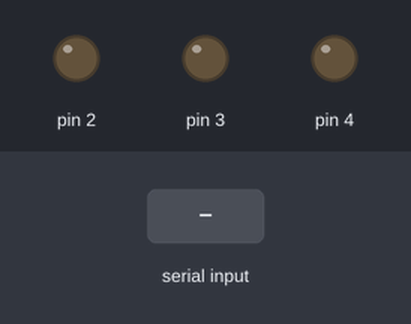
This sketch was run on a simulated Arduino Uno, built with avr-gcc and run on an emulated ATmega328P. Parts: output pins drawn as LEDs (lit = HIGH). The inputs (shaded band) are chosen by the test bench.

Above: at 1.2 s.
1.3 s: "1" received over Serial
At 2.4 s:
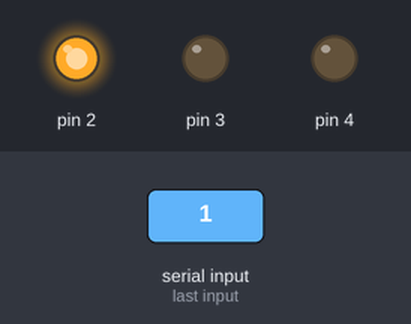
2.8 s: "2" received over Serial
At 3.6 s:
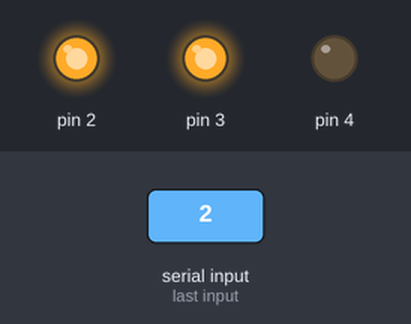
4.3 s: "3" received over Serial
At 4.7 s:
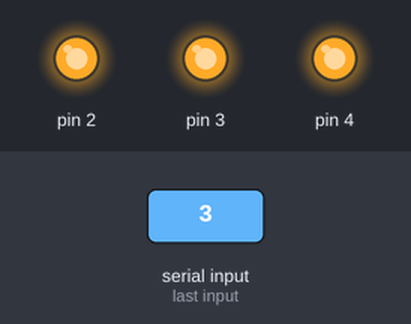
5.8 s: "1" received over Serial
At 7.0 s:
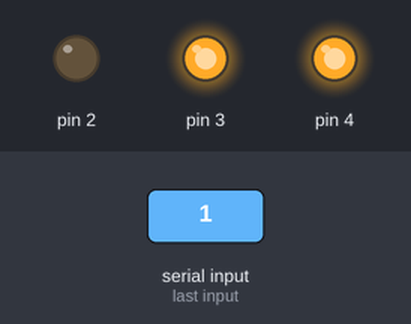
7.3 s: "2" received over Serial
At 8.2 s:
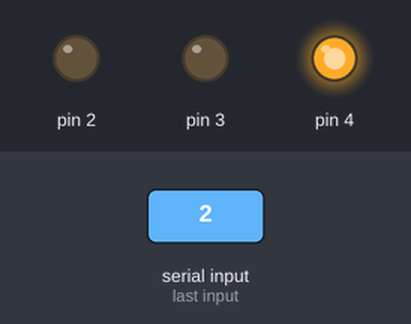
Timing chart, 0 to 9.8 s (numbered marks = the images above; inputs shaded):
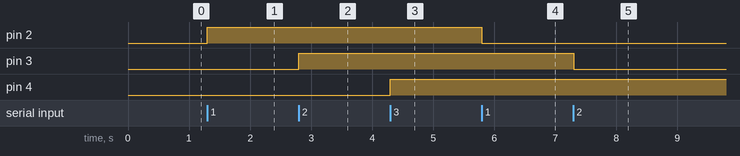

Measured:
- after the input at 1.3 s, pin 2: LOW → HIGH at once
- after the input at 2.8 s, pin 3: LOW → HIGH at once
- after the input at 4.3 s, pin 4: LOW → HIGH at once
- after the input at 5.8 s, pin 2: HIGH → LOW at once
- after the input at 7.3 s, pin 3: HIGH → LOW at once

The sketch:

dados_serial.ino
```cpp
int recebido = 0;
int led1 = LOW;
int led2 = LOW;
int led3 = LOW;

void setup() {
  Serial.begin(9600);
  pinMode(2, OUTPUT);
  pinMode(3, OUTPUT);
  pinMode(4, OUTPUT);
}

void loop() {
  if(Serial.available() > 0) { //verificar se o monitor serial foi inicializado corretamente
    recebido = Serial.read(); //ler a porta serial
    switch (recebido) {
      case '1': //dados serial são tratados como texto
        if(led1 == HIGH) {
          led1 = LOW;
        }
        else {
          led1 = HIGH;
        }
        digitalWrite(2, led1);
        break;
      case '2': //dados serial são tratados como texto
        if(led2 == HIGH) {
          led2 = LOW;
        }
        else {
          led2 = HIGH;
        }
        digitalWrite(3, led2);
        break;
      case '3': //dados serial são tratados como texto
        if(led3 == HIGH) {
          led3 = LOW;
        }
        else {
          led3 = HIGH;
        }
        digitalWrite(4, led3);
        break;
    }
  }
}
```
